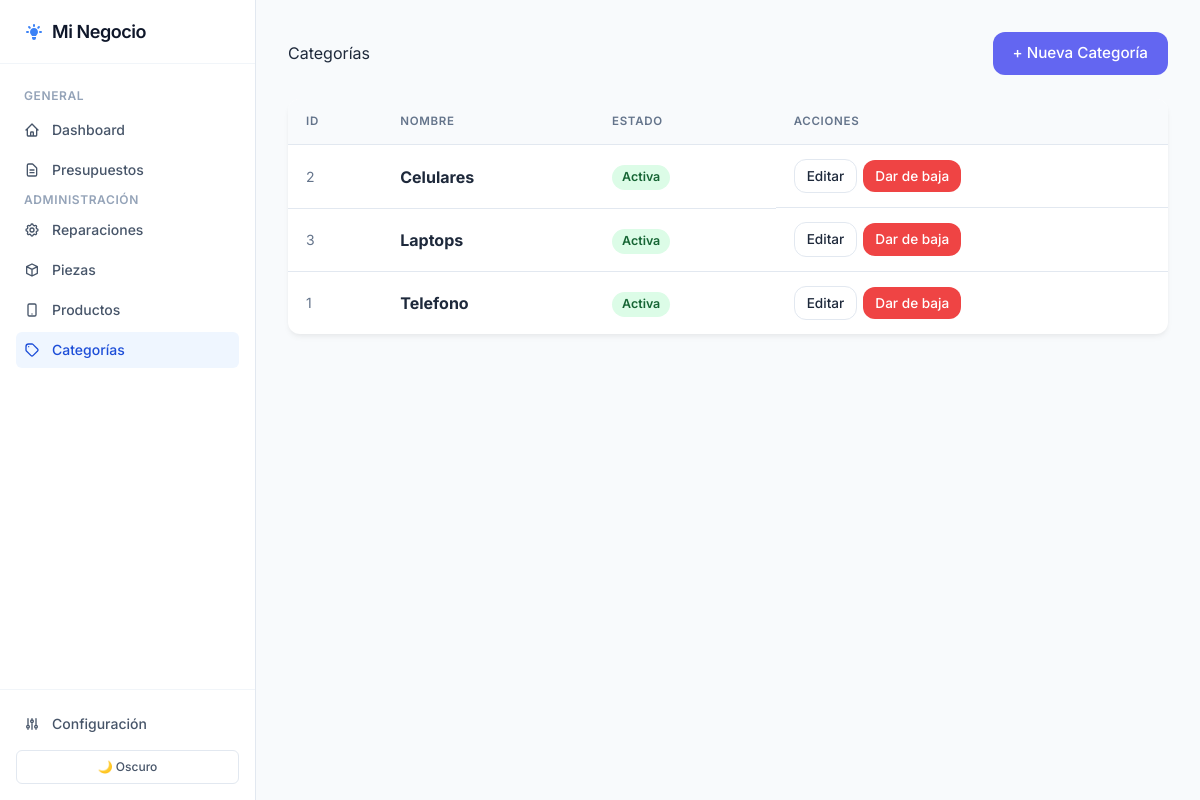
Screenshot of /categorias with the database file from the repository.
### tables this page shows
CREATE TABLE configuracion (
                clave TEXT PRIMARY KEY,
                valor TEXT NOT NULL,
                descripcion TEXT
            );

CREATE TABLE categoria (
                id     INTEGER PRIMARY KEY AUTOINCREMENT,
                nombre TEXT NOT NULL UNIQUE,
                activo INTEGER NOT NULL DEFAULT 1
            );

### app.py (the view)
@app.route("/categorias")
def vista_categorias():
    conn = None
    try:
        conn = get_connection()
        cur = conn.cursor()
        cur.execute("SELECT id, nombre, activo FROM categoria ORDER BY nombre")
        categorias = [dict(r) for r in cur.fetchall()]
        return render_template("categorias/lista.html", categorias=categorias)
    finally:
        if conn:
            conn.close()

### app.py (called while the page is built)
def get_connection():
    conn = sqlite3.connect(DB_PATH)
    conn.row_factory = sqlite3.Row          # permite acceder columnas por nombre
    conn.execute("PRAGMA foreign_keys = ON")
    return conn

### templates/categorias/lista.html (shortened to what this page needs)
{% extends 'base.html' %}
{% set seccion = 'categorias' %}
{% block content %}
<div class="page-header">
    <h1>Categorías</h1>
    <a href="/categorias/nueva" class="btn btn-primary">+ Nueva Categoría</a>
</div>
<div class="table-container">
    <table class="crud-table">
        <thead>
            <tr>
                <th>ID</th>
                <th>Nombre</th>
                <th>Estado</th>
                <th>Acciones</th>
            </tr>
        </thead>
        <tbody>
            {% for c in categorias %}
            <tr>
                <td class="text-muted text-sm">{{ c.id }}</td>
                <td><strong>{{ c.nombre }}</strong></td>
                <td>
                    {% if c.activo %}
                        <span class="badge badge-active">Activa</span>
                    {% else %}
                        <span class="badge badge-inactive">Baja</span>
                    {% endif %}
                </td>
                <td class="actions">
                    <a href="/categorias/{{ c.id }}/editar" class="btn btn-sm btn-outline">Editar</a>
                    {% if c.activo %}
                    <form action="/categorias/{{ c.id }}/baja" method="POST" class="inline-form"
                          onsubmit="return confirm('¿Dar de baja la categoría «{{ c.nombre }}»?');">
                        <button type="submit" class="btn btn-sm btn-danger">Dar de baja</button>
                    </form>
                    {% endif %}
                </td>
            </tr>
            {% else %}
            <tr>
                <td colspan="4" class="empty-state">No hay categorías registradas.</td>
            </tr>
            {% endfor %}
        </tbody>
    </table>
</div>
{% endblock %}

### templates/base.html (shortened to what this page needs)
<!DOCTYPE html>
<html lang="es" data-theme="light">
<head>
    <script src="https://cdn.tailwindcss.com"></script>
    <link rel="stylesheet" href="{{ url_for('static', filename='style.css') }}">
</head>
<body class="bg-slate-50 text-slate-800 antialiased flex h-screen overflow-hidden font-sans selection:bg-blue-100 selection:text-blue-900 transition-colors duration-300 dark:bg-slate-900 dark:text-slate-100">
    <aside class="w-64 bg-white dark:bg-slate-950 border-r border-slate-200 dark:border-slate-800 flex flex-col flex-shrink-0 transition-colors duration-300">
        <div class="h-16 flex items-center px-6 border-b border-slate-100 dark:border-slate-800">
            <a href="/" class="flex items-center gap-2 text-slate-900 dark:text-white text-lg font-semibold tracking-tight hover:opacity-80 transition-opacity">
                {{ config_alias.negocio | default('Mi Negocio') }}
            </a>
        </div>
        <nav class="flex-1 px-4 py-6 overflow-y-auto space-y-1">
            <p class="px-2 text-xs font-semibold text-slate-400 dark:text-slate-500 uppercase tracking-wider mb-2">General</p>
            <a href="/" class="flex items-center gap-3 px-2 py-2 text-sm font-medium rounded-md transition-colors {% if seccion == 'dashboard' %}bg-blue-50 text-blue-700 dark:bg-blue-900/30 dark:text-blue-400{% else %}text-slate-600 hover:bg-slate-100 dark:text-slate-400 dark:hover:bg-slate-800 dark:hover:text-slate-200{% endif %}">
                <svg class="w-4 h-4" fill="none" stroke="currentColor" viewBox="0 0 24 24"><path stroke-linecap="round" stroke-linejoin="round" stroke-width="2" d="M3 12l2-2m0 0l7-7 7 7M5 10v10a1 1 0 001 1h3m10-11l2 2m-2-2v10a1 1 0 01-1 1h-3m-6 0a1 1 0 001-1v-4a1 1 0 011-1h2a1 1 0 011 1v4a1 1 0 001 1m-6 0h6"></path></svg>
                Dashboard
            </a>
            <a href="/presupuestos" class="flex items-center gap-3 px-2 py-2 text-sm font-medium rounded-md transition-colors {% if seccion == 'presupuestos' %}bg-blue-50 text-blue-700 dark:bg-blue-900/30 dark:text-blue-400{% else %}text-slate-600 hover:bg-slate-100 dark:text-slate-400 dark:hover:bg-slate-800 dark:hover:text-slate-200{% endif %}">
                <svg class="w-4 h-4" fill="none" stroke="currentColor" viewBox="0 0 24 24"><path stroke-linecap="round" stroke-linejoin="round" stroke-width="2" d="M9 12h6m-6 4h6m2 5H7a2 2 0 01-2-2V5a2 2 0 012-2h5.586a1 1 0 01.707.293l5.414 5.414a1 1 0 01.293.707V19a2 2 0 01-2 2z"></path></svg>
                Presupuestos
            </a>
            <p class="px-2 text-xs font-semibold text-slate-400 dark:text-slate-500 uppercase tracking-wider mt-6 mb-2">Administración</p>
            <a href="/tipos-reparacion" class="flex items-center gap-3 px-2 py-2 text-sm font-medium rounded-md transition-colors {% if seccion == 'reparaciones' %}bg-blue-50 text-blue-700 dark:bg-blue-900/30 dark:text-blue-400{% else %}text-slate-600 hover:bg-slate-100 dark:text-slate-400 dark:hover:bg-slate-800 dark:hover:text-slate-200{% endif %}">
                {{ config_alias.servicios | default('Servicios') }}
            </a>
            <a href="/piezas" class="flex items-center gap-3 px-2 py-2 text-sm font-medium rounded-md transition-colors {% if seccion == 'piezas' %}bg-blue-50 text-blue-700 dark:bg-blue-900/30 dark:text-blue-400{% else %}text-slate-600 hover:bg-slate-100 dark:text-slate-400 dark:hover:bg-slate-800 dark:hover:text-slate-200{% endif %}">
                <svg class="w-4 h-4" fill="none" stroke="currentColor" viewBox="0 0 24 24"><path stroke-linecap="round" stroke-linejoin="round" stroke-width="2" d="M20 7l-8-4-8 4m16 0l-8 4m8-4v10l-8 4m0-10L4 7m8 4v10M4 7v10l8 4"></path></svg>
                {{ config_alias.insumos | default('Insumos') }}
            </a>
            <a href="/productos" class="flex items-center gap-3 px-2 py-2 text-sm font-medium rounded-md transition-colors {% if seccion == 'productos' %}bg-blue-50 text-blue-700 dark:bg-blue-900/30 dark:text-blue-400{% else %}text-slate-600 hover:bg-slate-100 dark:text-slate-400 dark:hover:bg-slate-800 dark:hover:text-slate-200{% endif %}">
                <svg class="w-4 h-4" fill="none" stroke="currentColor" viewBox="0 0 24 24"><path stroke-linecap="round" stroke-linejoin="round" stroke-width="2" d="M12 18h.01M8 21h8a2 2 0 002-2V5a2 2 0 00-2-2H8a2 2 0 00-2 2v14a2 2 0 002 2z"></path></svg>
                {{ config_alias.proyectos | default('Proyectos') }}
            </a>
            <a href="/categorias" class="flex items-center gap-3 px-2 py-2 text-sm font-medium rounded-md transition-colors {% if seccion == 'categorias' %}bg-blue-50 text-blue-700 dark:bg-blue-900/30 dark:text-blue-400{% else %}text-slate-600 hover:bg-slate-100 dark:text-slate-400 dark:hover:bg-slate-800 dark:hover:text-slate-200{% endif %}">
                <svg class="w-4 h-4" fill="none" stroke="currentColor" viewBox="0 0 24 24"><path stroke-linecap="round" stroke-linejoin="round" stroke-width="2" d="M7 7h.01M7 3h5c.512 0 1.024.195 1.414.586l7 7a2 2 0 010 2.828l-7 7a2 2 0 01-2.828 0l-7-7A1.994 1.994 0 013 12V7a4 4 0 014-4z"></path></svg>
                Categorías
            </a>
        </nav>
        <div class="p-4 border-t border-slate-100 dark:border-slate-800">
            <a href="/configuracion" class="flex items-center gap-3 px-2 py-2 text-sm font-medium rounded-md text-slate-600 hover:bg-slate-100 dark:text-slate-400 dark:hover:bg-slate-800 dark:hover:text-slate-200 transition-colors">
                <svg class="w-4 h-4" fill="none" stroke="currentColor" viewBox="0 0 24 24"><path stroke-linecap="round" stroke-linejoin="round" stroke-width="2" d="M12 6V4m0 2a2 2 0 100 4m0-4a2 2 0 110 4m-6 8a2 2 0 100-4m0 4a2 2 0 110-4m0 4v2m0-6V4m6 6v10m6-2a2 2 0 100-4m0 4a2 2 0 110-4m0 4v2m0-6V4"></path></svg>
                Configuración
            </a>
            <button id="theme-toggle" class="mt-2 w-full flex justify-center items-center gap-2 px-2 py-2 text-xs font-medium rounded-md border border-slate-200 dark:border-slate-700 text-slate-600 dark:text-slate-400 hover:bg-slate-50 dark:hover:bg-slate-800 transition-colors">
                <span class="icon-dark inline dark:hidden">🌙 Oscuro</span>
            </button>
        </div>
    </aside>
    <main class="flex-1 flex flex-col overflow-y-auto">
        <div class="p-8 max-w-6xl mx-auto w-full">
            {% block content %}{% endblock %}
        </div>
    </main>
</body>
</html>

### static/style.css (style rules this page uses)
:root { --bg-color: #f4f7f6; --surface-color: #ffffff; --text-primary: #1e293b; --text-secondary: #64748b; --primary-color: #6366f1; --primary-hover: #4f46e5; --danger-color: #ef4444; --danger-hover: #dc2626; --success-color: #10b981; --warning-color: #f59e0b; --border-color: #e2e8f0; --sidebar-bg: #0f172a; --sidebar-text: #cbd5e1; --sidebar-hover: #1e293b; --sidebar-active: #38bdf8; --radius: 12px; --shadow: 0 4px 6px -1px rgba(0,0,0,.05), 0 2px 4px -1px rgba(0,0,0,.03); --shadow-lg: 0 10px 25px -3px rgba(0,0,0,.1), 0 4px 8px -2px rgba(0,0,0,.05); }
* { box-sizing: border-box; margin: 0; padding: 0; }
body { font-family: 'Inter', sans-serif; background-color: var(--bg-color); color: var(--text-primary); line-height: 1.6; transition: background-color 0.3s ease, color 0.3s ease; }
h1, h2, h3 { color: var(--text-primary); margin-bottom: 1rem; }
.page-header { display: flex; justify-content: space-between; align-items: center; margin-bottom: 24px; }
.page-header h1 { margin-bottom: 0; }
.btn { display: inline-flex; align-items: center; gap: 6px; padding: 10px 20px; border-radius: var(--radius); font-weight: 500; text-decoration: none; cursor: pointer; transition: all 0.2s; border: none; font-size: 0.95rem; font-family: inherit; }
.btn-sm { padding: 6px 12px; font-size: 0.85rem; }
.btn-primary { background-color: var(--primary-color); color: white; }
.btn-outline { background: transparent; border: 1px solid var(--border-color); color: var(--text-primary); }
.btn-danger { background-color: var(--danger-color); color: white; }
.table-container { background: var(--surface-color); border-radius: var(--radius); box-shadow: var(--shadow); overflow: hidden; }
.crud-table { width: 100%; border-collapse: collapse; }
.crud-table th, .crud-table td { padding: 14px 18px; text-align: left; border-bottom: 1px solid var(--border-color); }
.crud-table th { background: #f8fafc; font-weight: 600; color: var(--text-secondary); text-transform: uppercase; font-size: 0.72rem; letter-spacing: 0.06em; }
.crud-table tr:last-child td { border-bottom: none; }
.actions { display: flex; gap: 6px; align-items: center; }
.inline-form { display: inline; }
.badge { display: inline-block; padding: 3px 10px; border-radius: 9999px; font-size: 0.78rem; font-weight: 600; }
.badge-active { background: #dcfce7; color: #166534; }
.text-muted { color: var(--text-secondary); }
.text-sm { font-size: 0.85rem; }

### rows the page displays
configuracion: negocio "Mi Negocio"
configuracion: servicios "Reparaciones"
configuracion: insumos "Piezas"
configuracion: proyectos "Productos"
categoria: id "2", nombre "Celulares", activo "Activa"
categoria: id "3", nombre "Laptops", activo "Activa"
categoria: id "1", nombre "Telefono", activo "Activa"
